Frame 1 (no input): blank canvas, image omitted
Frame 60 (the mouse pressed at the canvas centre just before this capture): blank canvas, image omitted
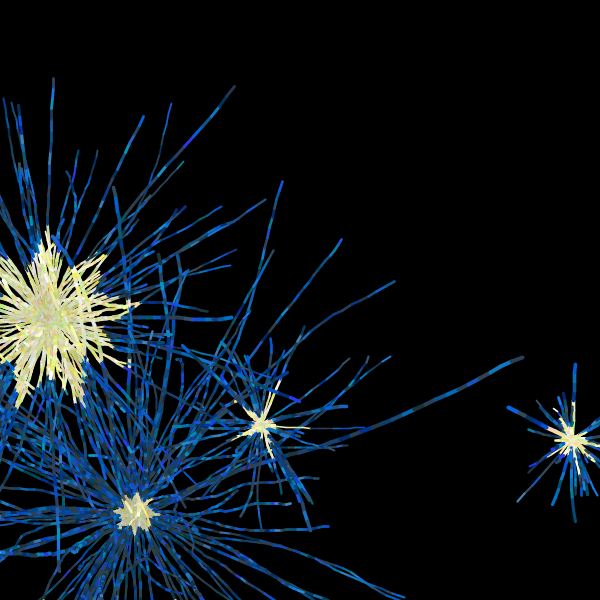
Frame 120 (the mouse held since frame 60 and released just before this capture)

The Processing sketch whose frames 1 and 60 were blank and that drew this single picture after the mouse press (run headless with seeded random() and noise(); from frame 60 on, the mouse is pressed at the canvas centre):

// Processing sketch: processing_82785
// ── processing_82785.pde

import java.util.*;

ParticleSystem physics;
ArrayList noche;
ArrayList estrellas;
PGraphics pg;
//lo copie de una imagen
color[] nochecol = {
0xFF0262D2,0xFF0070B7,0xFF253BF1,0xFF1279C4,0xFF0D81BE,0xFF02829D,0xFF0064E7,0xFF0873B9,0xFF1079BA,0xFF1879EA,0xFF005EA4,0xFF005ADC,0xFF1A53E0,0xFF1C64B6,0xFF009CBF,0xFF115CCF,0xFF0554D7,0xFF0066C7,0xFF2464D0,0xFF1183E3,0xFF3F86BE,0xFF0171C3,0xFF1C93D7,0xFF1775CC,0xFF1559D8,0xFF054F6B,0xFF032E75,0xFF0B447F,0xFF0D5993,0xFF153C83,0xFF004B72,0xFF085590,0xFF0133A3,0xFF01325B,0xFF155383,0xFF1A477E,0xFF033785,0xFF21537D,0xFF043D92,0xFF022F72,0xFF0E4680,0xFF046270,0xFF0C4774,0xFF134981,0xFF063B60,0xFF002870,0xFF385468,0xFF2C485E,0xFF2A4764,0xFF2F4A5F,0xFF2C4B66,0xFF2C4666,0xFF324556,0xFF294765,0xFF1D3447,0xFF243A58,0xFF30485C,0xFF273F5D,0xFF283F56,0xFF18353C,0xFF374F63,0xFF2F445B,0xFF203040,0xFF21374F};
color[] estrellacol  = {
0xFFFFFED7,0xFFFFE8C1,0xFFFFFED9,0xFFFFECD5,0xFFF9FCDE,0xFFFEFFD3,0xFFEAEBE1,0xFFF3FFD9,0xFFF0FFD1,0xFFF2F8BC,0xFFF2FFC5,0xFFFFF6B9,0xFFFCFFD9,0xFFF1FFD1,0xFFEEF4C0,0xFFF6FFC5,0xFFFEFFD1,0xFFFFF7BF,0xFFFFFFFF,0xFFFFFFFF,0xFFFFFFFF,0xFFFFFFFF,0xFFFFFFFF,0xFFFFFFFF,0xFFFFFFFF,0xFFFFFFFF,0xFFFFFFFF,0xFFFFDEC5,0xFFF8F9B5,0xFFFFF5BC,0xFFD3DE76,0xFFE0F7A7,0xFFF6CFA4,0xFFD1DE8E,0xFFFFFF8F,0xFFDFF471,0xFFF1FF97,0xFFECEF86,0xFFCDFF86,0xFFFBF265,0xFFFCE073,0xFFE8FC89,0xFFFFF16C,0xFFFDDDCE,0xFFFFEBA3,0xFFF1FFA5,0xFFE0E5A2,0xFFCEF8B6,0xFFD7FF83,0xFFF6FFBB,0xFFF4FFB4,0xFFFFFAB9,0xFFF8DD84,0xFFFFFC7D,0xFFFDD99B,0xFFF9E3B1,0xFFFFF4AA,0xFFFAE4B5,0xFFE4F3BA,0xFFF3FFBD,0xFFF5F7A4,0xFFF2FF7E,0xFFFFF7BC,0xFFCDEF90};

void setup()
{
    size(600,600);    
    physics = new ParticleSystem( 0.0, 0.0);
    physics.setIntegrator(1);
    pg = createGraphics(width,height);
    noche=new ArrayList();
    estrellas= new ArrayList();
    background(0);
}


void draw()
{
    color sabor;
    //Truco de fade lento para background
    noStroke();
    fill(0,2);
    rect(0,0,width,height);
    physics.tick(1.0);
    addEstrella();
    //loop para las estrellas
    pg.beginDraw();
    pg.background(0);
    for (int i= estrellas.size()-1; i>=0; i--)
    {
    Estrella e = (Estrella)estrellas.get(i);
    e.draw();
     if (e.dead())
        {
            estrellas.remove(i);
        }
    }
    pg.endDraw(); 
   
    //loop para dibujar los caminantes
    for (int i= noche.size()-1; i>=0; i--)
    {
        Caminante c = (Caminante)noche.get(i);
        c.update();
        color col=pg.get((int)c.x(),(int)c.y());
    
        if( col != color(0) ){;
          sabor=estrellacol[(int)random(64)];
        }
        else {
          sabor=nochecol[(int)random(64)];
        }
        c.draw( sabor);
        if (c.dead())
        {
          
            c.kill();
            noche.remove(i);
        }
    }
   
}

void addEstrella()
{
    if(random(1.0) > 0.96 )
    {
      float x=random(width);
      float y=random(height);
        estrellas.add(  new Estrella(x,y)  );
        
        int ncam=(int)random(40,150);
        for(int i=0; i < ncam; i++)
        noche.add(  new Caminante(x,y,random(1,10),physics)  );
    }
}

final float minv=0.01;
final float maxv=1;

class Caminante
{
    Particle p;
    ParticleSystem physics;
    float offset=random(10);
    
    Caminante(float x,float y,float mult,ParticleSystem physics)
    {
        this.physics=physics;
        float ang=random(0,TWO_PI);
        float rad=exp(random(log(maxv)))*mult;
        p =physics.makeParticle( 1.0, x,y, 0 );
        p.velocity.set( rad*sin(ang),rad*cos(ang),0.0f );

    }
    
    float x(){
     return p.position.x;
    }
    
    float y(){
     return p.position.y;
    }
    
    void update()
    {
        float ang=random(0,TWO_PI);
        float rad=random(minv,maxv);
        p.velocity.add( rad*sin(ang),rad*cos(ang) ,0.0f);
        
    }

    boolean dead()
    {
        return (p.position.x  > width || p.position.x < 0 ||  p.position.y < 0  || p.position.y > height );
    }

    void draw(color base)
    {
        float alpha=255;
        noFill();
        int index;
        strokeWeight(noise(p.age()+offset)*4 +1);
        stroke(base,alpha);
        line(p.position.x,p.position.y,p.position.x+p.velocity.x,p.position.y+p.velocity.y);
    }

    void kill()
    {
      physics.removeParticle(p);
    }

}






public class Estrella{
 private float life=1.0;
 float rad1,rad2,ang,angstep;
 float x,y;
 float offset=random(10),mult=random(10)+1;
 int n;
 private float step=1.0/300.0;
 
 Estrella(float x,float y){
 this.x=x;
 this.y=y;
 n=(int)random(5,12);
 rad1=exp(random(2,6));
 rad2=random(rad1*n*0.05);
 ang=random(0,TWO_PI);
 offset=random(10);
 angstep=TWO_PI/(n*3.0);
 }
 
 
 void draw(){
 life-= step;
 pg.pushMatrix();
 pg.translate(x,y);
 pg.rotate(ang);
 pg.noStroke();
 pg.fill(255*life);
 pg.beginShape();
 float r1=rad1*life;
 float r2=rad2*life;
 
 for(int i=0; i < n; i++){
   pg.vertex(r2*cos((i*angstep*3)),r2*sin((i*angstep*3) ));
   pg.vertex(r1*cos((i*angstep*3)+1),r1*sin((i*angstep*3)+1));
   pg.vertex(r2*cos((i*angstep*3) +2),r2*sin((i*angstep*3) +2));
   }
 pg.endShape();
 pg.popMatrix();
 } 
 
 boolean dead(){

  return life < 0.0 ;
 }
 
}
// Traer Physics 3.0
// Terms from Traer's download page, http://traer.cc/mainsite/physics/
//   LICENSE - Use this code for whatever you want, just send me a link jeff@traer.cc
//
// traer3a.pde 
//   From traer.physics - author: Jeff Traer
//     Attraction              Particle                     
//     EulerIntegrator         ParticleSystem  
//     Force                   RungeKuttaIntegrator         
//     Integrator              Spring
//     ModifiedEulerIntegrator Vector3D          
//===========================================================================================
//                                      Attraction
//===========================================================================================
// attract positive repel negative
//package traer.physics;
public class Attraction implements Force
{
  Particle one;
  Particle b;
  float k;
  boolean on = true;
  float distanceMin;
  float distanceMinSquared;
  
  public Attraction( Particle a, Particle b, float k, float distanceMin )
  {
    this.one = a;
    this.b = b;
    this.k = k;
    this.distanceMin = distanceMin;
    this.distanceMinSquared = distanceMin*distanceMin;
  }

  protected void        setA( Particle p )            { one = p; }
  protected void        setB( Particle p )            { b = p; }
  public final float    getMinimumDistance()          { return distanceMin; }
  public final void     setMinimumDistance( float d ) { distanceMin = d; distanceMinSquared = d*d; }
  public final void     turnOff()                     { on = false; }
  public final void     turnOn()                { on = true;  }
  public final void     setStrength( float k )        { this.k = k; }
  public final Particle getOneEnd()                   { return one; }
  public final Particle getTheOtherEnd()              { return b; }
  
  public void apply() 
  { if ( on && ( one.isFree() || b.isFree() ) )
      {
        PVector a2b = PVector.sub(one.position, b.position, new PVector());
        float a2bDistanceSquared = a2b.dot(a2b);

  if ( a2bDistanceSquared < distanceMinSquared )
     a2bDistanceSquared = distanceMinSquared;

  float force = k * one.mass0 * b.mass0 / (a2bDistanceSquared * (float)Math.sqrt(a2bDistanceSquared));

        a2b.mult( force );

  // apply
        if ( b.isFree() )
     b.force.add( a2b );  
        if ( one.isFree() ) {
           a2b.mult(-1f);
     one.force.add( a2b );
        }
      }
  }

  public final float   getStrength() { return k; }
  public final boolean isOn()        { return on; }
  public final boolean isOff()       { return !on; }
} // Attraction


//===========================================================================================
//                                      EulerIntegrator
//===========================================================================================
//package traer.physics;
public class EulerIntegrator implements Integrator
{
  ParticleSystem s;
  
  public EulerIntegrator( ParticleSystem s ) { this.s = s; }
  public void step( float t )
  {
    s.clearForces();
    s.applyForces();
    
    for ( Iterator i = s.particles.iterator(); i.hasNext(); )
      {
  Particle p = (Particle)i.next();
  if ( p.isFree() )
          {
      p.velocity.add( PVector.mult(p.force, t/p.mass0) );
      p.position.add( PVector.mult(p.velocity, t) );
    }
      }
  }
} // EulerIntegrator

//===========================================================================================
//                                          Force
//===========================================================================================
// May 29, 2005
//package traer.physics;
// @author jeffrey traer bernstein
public interface Force
{
  public void    turnOn();
  public void    turnOff();
  public boolean isOn();
  public boolean isOff();
  public void    apply();
} // Force

//===========================================================================================
//                                      Integrator
//===========================================================================================
//package traer.physics;
public interface Integrator 
{
  public void step( float t );
} // Integrator

//===========================================================================================
//                                    ModifiedEulerIntegrator
//===========================================================================================
//package traer.physics;
public class ModifiedEulerIntegrator implements Integrator
{
  ParticleSystem s;
  public ModifiedEulerIntegrator( ParticleSystem s ) { this.s = s; }
  public void step( float t )
  {
    s.clearForces();
    s.applyForces();
    
    float halft = 0.5f*t;
    PVector a = new PVector();
    PVector holder = new PVector();
    for ( int i = 0; i < s.numberOfParticles(); i++ )
      {
  Particle p = s.getParticle( i );
  if ( p.isFree() )
    {
            PVector.div(p.force, p.mass0, a);  
      p.position.add( PVector.mult(p.velocity, t, holder) );
            p.velocity.add( PVector.mult(a, t, a) );
      p.position.add( PVector.mult(a, halft, a) );
    }
      }
  }
} // ModifiedEulerIntegrator

//===========================================================================================
//                                         Particle
//===========================================================================================
//package traer.physics;
public class Particle
{
  PVector position = new PVector();
  PVector velocity = new PVector();
  PVector force = new PVector();
  protected float    mass0;
  protected float    age0 = 0;
  protected boolean  dead0 = false;
  boolean            fixed0 = false;
  
  public Particle( float m )
  { mass0 = m; }
  
  // @see traer.physics.AbstractParticle#distanceTo(traer.physics.Particle)
  public final float distanceTo( Particle p ) { return this.position.dist( p.position ); }
  
  // @see traer.physics.AbstractParticle#makeFixed()
  public final Particle makeFixed() {
    fixed0 = true;
    velocity.set(0f,0f,0f);
    force.set(0f, 0f, 0f);
    return this;
  }
  
  // @see traer.physics.AbstractParticle#makeFree()
  public final Particle makeFree() {
    fixed0 = false;
    return this;
  }

  // @see traer.physics.AbstractParticle#isFixed()
  public final boolean isFixed() { return fixed0; }
  
  // @see traer.physics.AbstractParticle#isFree()
  public final boolean isFree() { return !fixed0; }
    
  // @see traer.physics.AbstractParticle#mass()
  public final float mass() { return mass0; }
  
  // @see traer.physics.AbstractParticle#setMass(float)
  public final void setMass( float m ) { mass0 = m; }
    
  // @see traer.physics.AbstractParticle#age()
  public final float age() { return age0; }
  
  protected void reset()
  {
    age0 = 0;
    dead0 = false;
    position.set(0f,0f,0f);
    velocity.set(0f,0f,0f);
    force.set(0f,0f,0f);
    mass0 = 1f;
  }
} // Particle

//===========================================================================================
//                                      ParticleSystem
//===========================================================================================
// May 29, 2005
//package traer.physics;
//import java.util.*;
public class ParticleSystem
{
  public static final int RUNGE_KUTTA = 0;
  public static final int MODIFIED_EULER = 1;
  protected static final float DEFAULT_GRAVITY = 0;
  protected static final float DEFAULT_DRAG = 0.001f;  
  ArrayList  particles = new ArrayList();
  ArrayList  springs = new ArrayList();
  ArrayList  attractions = new ArrayList();
  ArrayList  customForces = new ArrayList();
  Integrator integrator;
  PVector    gravity = new PVector();
  float      drag;
  boolean    hasDeadParticles = false;
  
  public final void setIntegrator( int which )
  {
    switch ( which )
    {
      case RUNGE_KUTTA:
  this.integrator = new RungeKuttaIntegrator( this );
  break;
      case MODIFIED_EULER:
  this.integrator = new ModifiedEulerIntegrator( this );
  break;
    }
  }
  
  public final void setGravity( float x, float y, float z ) { gravity.set( x, y, z ); }

  // default down gravity
  public final void     setGravity( float g ) { gravity.set( 0, g, 0 ); }
  public final void     setDrag( float d )    { drag = d; }
  public final void     tick()                { tick( 1 ); }
  public final void     tick( float t )       {
    integrator.step( t );
    
  }
  
  public final Particle makeParticle( float mass, float x, float y, float z )
  {
    Particle p = new Particle( mass );
    p.position.set( x, y, z );
    particles.add( p );
    return p;
  }
  
  public final int makeParticle2( float mass, float x, float y, float z )
  { // mrn
    makeParticle(mass, x, y, z);
    return particles.size()-1;
  }
  
  public final Particle makeParticle() { return makeParticle( 1.0f, 0f, 0f, 0f ); }
  
  public final Spring   makeSpring( Particle a, Particle b, float ks, float d, float r )
  {
    Spring s = new Spring( a, b, ks, d, r );
    springs.add( s );
    return s;
  }
  
  public final Attraction makeAttraction( Particle first, Particle b, float k, float minDistance )
  {
    Attraction m = new Attraction( first, b, k, minDistance );
    attractions.add( m );
    return m;
  }
  
  public final int makeAttraction2( Particle a, Particle b, float k, float minDistance )
  { // mrn
    makeAttraction(a, b, k, minDistance);
    return attractions.size()-1; // return the index 
  }

  public final void replaceAttraction( int i, Attraction m )
  { // mrn
    attractions.set( i, m );
  }  

  public final void clear()
  {
    particles.clear();
    springs.clear();
    attractions.clear();
    customForces.clear();
  }
  
  public ParticleSystem( float g, float somedrag )
  {
    setGravity( 0f, g, 0f );
    drag = somedrag;
    integrator = new RungeKuttaIntegrator( this );
  }
  
  public ParticleSystem( float gx, float gy, float gz, float somedrag )
  {
    setGravity( gx, gy, gz );
    drag = somedrag;
    integrator = new RungeKuttaIntegrator( this );
  }
  
  public ParticleSystem()
  {
    setGravity( 0f, ParticleSystem.DEFAULT_GRAVITY, 0f );
    drag = ParticleSystem.DEFAULT_DRAG;
    integrator = new RungeKuttaIntegrator( this );
  }
  
  protected final void applyForces()
  {
    if ( gravity.mag() != 0f )
      {
        for ( Iterator i = particles.iterator(); i.hasNext(); )
    {
            Particle p = (Particle)i.next();
            if (p.isFree()) p.force.add( gravity );
    }
      }
      
    PVector target = new PVector();
    for ( Iterator i = particles.iterator(); i.hasNext(); )
      {
        Particle p = (Particle)i.next();
        if (p.isFree()) p.force.add( PVector.mult(p.velocity, -drag, target) );

      }
      
    applyAll(springs);
    applyAll(attractions);
    applyAll(customForces);
      
    
  }
  
  private void applyAll(ArrayList forces) {
    if( forces.size()!=0 ) for ( Iterator i = forces.iterator(); i.hasNext(); ) ((Force)i.next()).apply();
  }
  
  protected final void clearForces()
  {
    for (Iterator i = particles.iterator(); i.hasNext(); ) ((Particle)i.next()).force.set(0f, 0f, 0f);
  }
  
  public final int        numberOfParticles()              { return particles.size(); }
  public final int        numberOfSprings()                { return springs.size(); }
  public final int        numberOfAttractions()            { return attractions.size(); }
  public final Particle   getParticle( int i )             { return (Particle)particles.get( i ); }
  public final Spring     getSpring( int i )               { return (Spring)springs.get( i ); }
  public final Attraction getAttraction( int i )           { return (Attraction)attractions.get( i ); }
  public final void       addCustomForce( Force f )        { customForces.add( f ); }
  public final int        numberOfCustomForces()           { return customForces.size(); }
  public final Force      getCustomForce( int i )          { return (Force)customForces.get( i ); }
  public final Force      removeCustomForce( int i )       { return (Force)customForces.remove( i ); }
  public final void       removeParticle( int i )          { particles.remove( i ); } //mrn
  public final void       removeParticle( Particle p )     { particles.remove( p ); }
  public final Spring     removeSpring( int i )            { return (Spring)springs.remove( i ); }
  public final Attraction removeAttraction( int i )        { return (Attraction)attractions.remove( i ); }
  public final void       removeAttraction( Attraction s ) { attractions.remove( s ); }
  public final void       removeSpring( Spring a )         { springs.remove( a ); }
  public final void       removeCustomForce( Force f )     { customForces.remove( f ); }
} // ParticleSystem

//===========================================================================================
//                                      RungeKuttaIntegrator
//===========================================================================================
//package traer.physics;
//import java.util.*;
public class RungeKuttaIntegrator implements Integrator
{  
  ArrayList originalPositions = new ArrayList();
  ArrayList originalVelocities = new ArrayList();
  ArrayList k1Forces = new ArrayList();
  ArrayList k1Velocities = new ArrayList();
  ArrayList k2Forces = new ArrayList();
  ArrayList k2Velocities = new ArrayList();
  ArrayList k3Forces = new ArrayList();
  ArrayList k3Velocities = new ArrayList();
  ArrayList k4Forces = new ArrayList();
  ArrayList k4Velocities = new ArrayList();
  ParticleSystem s;

  public RungeKuttaIntegrator( ParticleSystem s ) { this.s = s;  }
  
  final void allocateParticles()
  {
    while( s.particles.size() > originalPositions.size() ) {
        originalPositions.add( new PVector() );
    originalVelocities.add( new PVector() );
    k1Forces.add( new PVector() );
    k1Velocities.add( new PVector() );
    k2Forces.add( new PVector() );
    k2Velocities.add( new PVector() );
    k3Forces.add( new PVector() );
    k3Velocities.add( new PVector() );
    k4Forces.add( new PVector() );
    k4Velocities.add( new PVector() );
    }
  }
  
  private final void setIntermediate(ArrayList forces, ArrayList velocities) {
    s.applyForces();
    for ( int i = 0; i < s.particles.size(); ++i )
      {
  Particle p = (Particle)s.particles.get( i );
  if ( p.isFree() )
    {
      ((PVector)forces.get( i )).set( p.force.x, p.force.y, p.force.z );
      ((PVector)velocities.get( i )).set( p.velocity.x, p.velocity.y, p.velocity.z );
            p.force.set(0f,0f,0f);
    }
      }
  }
  
  private final void updateIntermediate(ArrayList forces, ArrayList velocities, float multiplier) {
    PVector holder = new PVector();
    
    for ( int i = 0; i < s.particles.size(); ++i )
      {
  Particle p = (Particle)s.particles.get( i );
  if ( p.isFree() )
    {
        PVector op = (PVector)(originalPositions.get( i ));
            p.position.set(op.x, op.y, op.z);
            p.position.add(PVector.mult((PVector)(velocities.get( i )), multiplier, holder));    
      PVector ov = (PVector)(originalVelocities.get( i ));
            p.velocity.set(ov.x, ov.y, ov.z);
            p.velocity.add(PVector.mult((PVector)(forces.get( i )), multiplier/p.mass0, holder));  
          }
       }
  }
  
  private final void initialize() {
    for ( int i = 0; i < s.particles.size(); ++i )
      {
  Particle p = (Particle)(s.particles.get( i ));
  if ( p.isFree() )
    {    
      ((PVector)(originalPositions.get( i ))).set( p.position.x, p.position.y, p.position.z );
      ((PVector)(originalVelocities.get( i ))).set( p.velocity.x, p.velocity.y, p.velocity.z );
    }
  p.force.set(0f,0f,0f);  // and clear the forces
      }
  }
  
  public final void step( float deltaT )
  {  
    allocateParticles();
    initialize();       
    setIntermediate(k1Forces, k1Velocities);
    updateIntermediate(k1Forces, k1Velocities, 0.5f*deltaT );
    setIntermediate(k2Forces, k2Velocities);
    updateIntermediate(k2Forces, k2Velocities, 0.5f*deltaT );
    setIntermediate(k3Forces, k3Velocities);
    updateIntermediate(k3Forces, k3Velocities, deltaT );
    setIntermediate(k4Forces, k4Velocities);
    
    /////////////////////////////////////////////////////////////
    // put them all together and what do you get?
    for ( int i = 0; i < s.particles.size(); ++i )
      {
  Particle p = (Particle)s.particles.get( i );
  p.age0 += deltaT;
  if ( p.isFree() )
    {
      // update position
      PVector holder = (PVector)(k2Velocities.get( i ));
            holder.add((PVector)k3Velocities.get( i ));
            holder.mult(2.0f);
            holder.add((PVector)k1Velocities.get( i ));
            holder.add((PVector)k4Velocities.get( i ));
            holder.mult(deltaT / 6.0f);
            holder.add((PVector)originalPositions.get( i ));
            p.position.set(holder.x, holder.y, holder.z);
                          
      // update velocity
      holder = (PVector)k2Forces.get( i );
      holder.add((PVector)k3Forces.get( i ));
            holder.mult(2.0f);
            holder.add((PVector)k1Forces.get( i ));
            holder.add((PVector)k4Forces.get( i ));
            holder.mult(deltaT / (6.0f * p.mass0 ));
            holder.add((PVector)originalVelocities.get( i ));
      p.velocity.set(holder.x, holder.y, holder.z);
    }
      }
  }
} // RungeKuttaIntegrator

//===========================================================================================
//                                         Spring
//===========================================================================================
// May 29, 2005
//package traer.physics;
// @author jeffrey traer bernstein
public class Spring implements Force
{
  float springConstant0;
  float damping0;
  float restLength0;
  Particle one, b;
  boolean on = true;
    
  public Spring( Particle A, Particle B, float ks, float d, float r )
  {
    springConstant0 = ks;
    damping0 = d;
    restLength0 = r;
    one = A;
    b = B;
  }
  
  public final void     turnOff()                { on = false; }
  public final void     turnOn()                 { on = true; }
  public final boolean  isOn()                   { return on; }
  public final boolean  isOff()                  { return !on; }
  public final Particle getOneEnd()              { return one; }
  public final Particle getTheOtherEnd()         { return b; }
  public final float    currentLength()          { return one.distanceTo( b ); }
  public final float    restLength()             { return restLength0; }
  public final float    strength()               { return springConstant0; }
  public final void     setStrength( float ks )  { springConstant0 = ks; }
  public final float    damping()                { return damping0; }
  public final void     setDamping( float d )    { damping0 = d; }
  public final void     setRestLength( float l ) { restLength0 = l; }
  
  public final void apply()
  {  
    if ( on && ( one.isFree() || b.isFree() ) )
      {
        PVector a2b = PVector.sub(one.position, b.position, new PVector());

        float a2bDistance = a2b.mag();  
  
  if (a2bDistance!=0f) {
          a2b.div(a2bDistance);
        }

  // spring force is proportional to how much it stretched 
  float springForce = -( a2bDistance - restLength0 ) * springConstant0; 
  
        PVector vDamping = PVector.sub(one.velocity, b.velocity, new PVector());
        
        float dampingForce = -damping0 * a2b.dot(vDamping);
                           
  // forceB is same as forceA in opposite direction
  float r = springForce + dampingForce;
    
  a2b.mult(r);
      
  if ( one.isFree() )
     one.force.add( a2b );
  if ( b.isFree() )
     b.force.add( PVector.mult(a2b, -1, a2b) );
      }
  }
  protected void setA( Particle p ) { one = p; }
  protected void setB( Particle p ) { b = p; }
} // Spring
